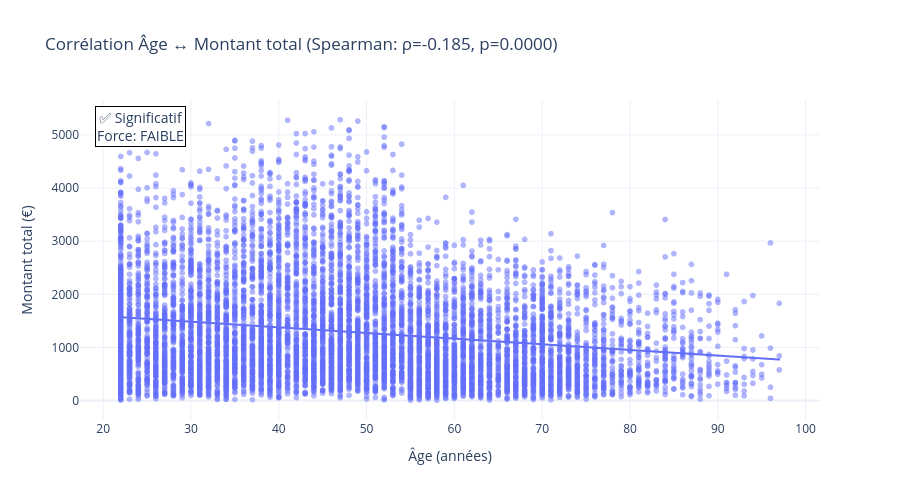

Source (notebook cell):
### Markdown cell above
---

## 7. Visualisation finale

### Code cell
# Graphique final avec annotations
fig = px.scatter(
    clients,
    x='age',
    y='montant_total',
    trendline='ols',
    title=f'Corrélation Âge ↔ Montant total ({nom_test}: {nom_coef}={coef:.3f}, p={p_value:.4f})',
    labels={'age': 'Âge (années)', 'montant_total': 'Montant total (€)'},
    opacity=0.5
)

# Ajouter une annotation avec le résultat
resultat_texte = f"{'✅ Significatif' if significatif else '❌ Non significatif'}<br>Force: {force}"

fig.add_annotation(
    x=0.02, y=0.98,
    xref='paper', yref='paper',
    text=resultat_texte,
    showarrow=False,
    font=dict(size=14),
    bgcolor='white',
    bordercolor='black',
    borderwidth=1
)

fig.update_layout(template='plotly_white', height=500)
fig.show()

### Figure 1 — Plotly figure (JSON) as saved in the notebook; plotly's stock layout.template omitted (floating-point values rounded to 4 significant figures; data arrays with more than 128 entries replaced by an {"elided": "..."} marker saying what was removed)
{"data": [{"hovertemplate": "Âge (années)=%{x}<br>Montant total (€)=%{y}<extra></extra>", "legendgroup": "", "marker": {"color": "#636efa", "opacity": 0.5, "symbol": "circle"}, "mode": "markers", "name": "", "showlegend": false, "type": "scattergl", "x": {"elided": "8596 int values"}, "xaxis": "x", "y": {"elided": "8596 float values"}, "yaxis": "y"}, {"hovertemplate": "<b>OLS trendline</b><br>montant_total = -10.6303 * age + 1803.83<br>R<sup>2</sup>=0.035181<br><br>Âge (années)=%{x}<br>Montant total (€)=%{y} <b>(trend)</b><extra></extra>", "legendgroup": "", "marker": {"color": "#636efa", "symbol": "circle"}, "mode": "lines", "name": "", "showlegend": false, "type": "scattergl", "x": {"elided": "8596 int values"}, "xaxis": "x", "y": {"elided": "8596 float values"}, "yaxis": "y"}], "layout": {"annotations": [{"bgcolor": "white", "bordercolor": "black", "borderwidth": 1, "font": {"size": 14}, "showarrow": false, "text": "✅ Significatif<br>Force: FAIBLE", "x": 0.02, "xref": "paper", "y": 0.98, "yref": "paper"}], "height": 500, "legend": {"tracegroupgap": 0}, "title": {"text": "Corrélation Âge ↔ Montant total (Spearman: ρ=-0.185, p=0.0000)"}, "xaxis": {"anchor": "y", "domain": [0, 1], "title": {"text": "Âge (années)"}}, "yaxis": {"anchor": "x", "domain": [0, 1], "title": {"text": "Montant total (€)"}}}}
